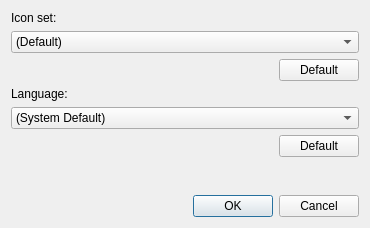
<?xml version="1.0" encoding="UTF-8"?>
<ui version="4.0">
 <class>ProgSettings</class>
 <widget class="QDialog" name="ProgSettings">
  <property name="geometry">
   <rect>
    <x>0</x>
    <y>0</y>
    <width>370</width>
    <height>228</height>
   </rect>
  </property>
  <property name="minimumSize">
   <size>
    <width>370</width>
    <height>228</height>
   </size>
  </property>
  <property name="maximumSize">
   <size>
    <width>370</width>
    <height>228</height>
   </size>
  </property>
  <property name="windowTitle">
   <string>Preferences</string>
  </property>
  <layout class="QGridLayout" name="gridLayout">
   <item row="6" column="1">
    <spacer name="verticalSpacer">
     <property name="orientation">
      <enum>Qt::Vertical</enum>
     </property>
     <property name="sizeHint" stdset="0">
      <size>
       <width>20</width>
       <height>40</height>
      </size>
     </property>
    </spacer>
   </item>
   <item row="4" column="0" colspan="2">
    <widget class="QComboBox" name="comboBoxLanguage">
     <item>
      <property name="text">
       <string>(System Default)</string>
      </property>
     </item>
    </widget>
   </item>
   <item row="2" column="1">
    <widget class="QPushButton" name="pushButton">
     <property name="text">
      <string>Default</string>
     </property>
    </widget>
   </item>
   <item row="3" column="0" colspan="2">
    <widget class="QLabel" name="label_2">
     <property name="text">
      <string>Language:</string>
     </property>
    </widget>
   </item>
   <item row="1" column="0" colspan="2">
    <widget class="QComboBox" name="comboBox">
     <property name="editable">
      <bool>false</bool>
     </property>
     <item>
      <property name="text">
       <string>(Default)</string>
      </property>
     </item>
    </widget>
   </item>
   <item row="7" column="0" colspan="2">
    <widget class="QDialogButtonBox" name="buttonBox">
     <property name="orientation">
      <enum>Qt::Horizontal</enum>
     </property>
     <property name="standardButtons">
      <set>QDialogButtonBox::Cancel|QDialogButtonBox::Ok</set>
     </property>
    </widget>
   </item>
   <item row="5" column="0">
    <spacer name="horizontalSpacer_2">
     <property name="orientation">
      <enum>Qt::Horizontal</enum>
     </property>
     <property name="sizeHint" stdset="0">
      <size>
       <width>40</width>
       <height>20</height>
      </size>
     </property>
    </spacer>
   </item>
   <item row="0" column="0" colspan="2">
    <widget class="QLabel" name="label">
     <property name="text">
      <string>Icon set:</string>
     </property>
    </widget>
   </item>
   <item row="5" column="1">
    <widget class="QPushButton" name="pushButtonLanguage">
     <property name="text">
      <string>Default</string>
     </property>
    </widget>
   </item>
   <item row="2" column="0">
    <spacer name="horizontalSpacer">
     <property name="orientation">
      <enum>Qt::Horizontal</enum>
     </property>
     <property name="sizeHint" stdset="0">
      <size>
       <width>40</width>
       <height>20</height>
      </size>
     </property>
    </spacer>
   </item>
  </layout>
 </widget>
 <resources/>
 <connections>
  <connection>
   <sender>buttonBox</sender>
   <signal>accepted()</signal>
   <receiver>ProgSettings</receiver>
   <slot>accept()</slot>
   <hints>
    <hint type="sourcelabel">
     <x>248</x>
     <y>254</y>
    </hint>
    <hint type="destinationlabel">
     <x>157</x>
     <y>274</y>
    </hint>
   </hints>
  </connection>
  <connection>
   <sender>buttonBox</sender>
   <signal>rejected()</signal>
   <receiver>ProgSettings</receiver>
   <slot>reject()</slot>
   <hints>
    <hint type="sourcelabel">
     <x>316</x>
     <y>260</y>
    </hint>
    <hint type="destinationlabel">
     <x>286</x>
     <y>274</y>
    </hint>
   </hints>
  </connection>
 </connections>
</ui>
